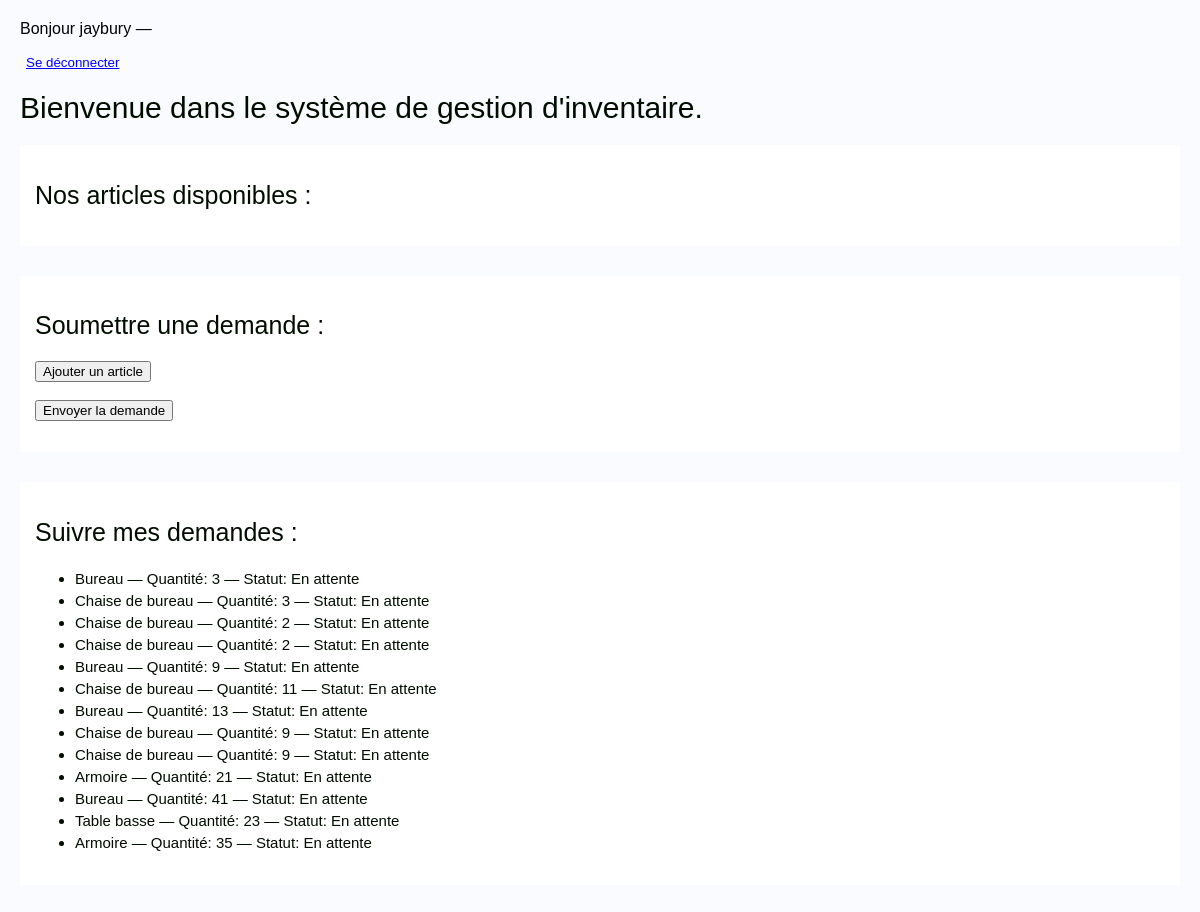
Before: /inventaire/ (signed in) with the older database file.
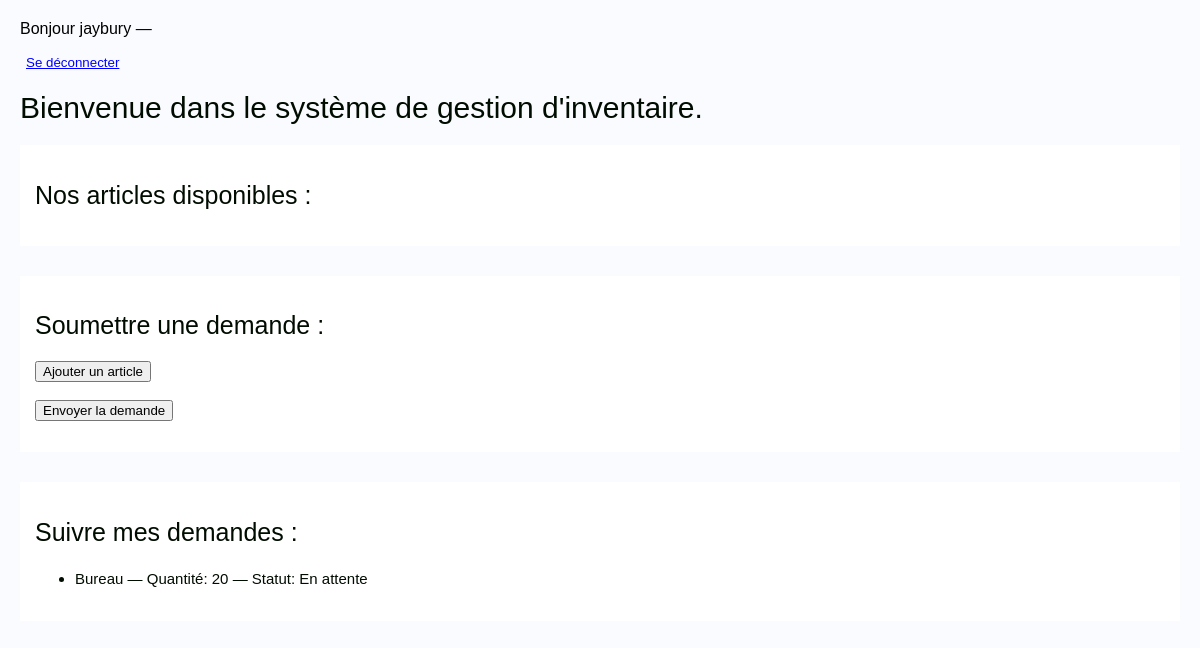
After: the same page with the newer database file.
### inventory/models.py (models this page shows, shortened)
class ProductRequest(models.Model):
    STATUS_CHOICES = [
        ('pending', 'En attente'),
        ('approved', 'Approuvée'),
        ('rejected', 'Refusée'),
    ]
    user = models.ForeignKey(User, on_delete=models.CASCADE, null=True, blank=True)
    product = models.ForeignKey(Product, on_delete=models.CASCADE)
    quantity_requested = models.PositiveIntegerField()
    status = models.CharField(max_length=10, choices=STATUS_CHOICES, default='pending')
    date_submitted = models.DateTimeField(auto_now_add=True)

class Product(models.Model):
    name = models.CharField(max_length=100) #Nom du produit
    description = models.TextField(blank=True) #Description du produit
    quantity = models.PositiveIntegerField() #Quantité
    price = models.DecimalField(max_digits=10, decimal_places=2) #Prix

### inventory/views.py (the view, shortened to what this page needs)
# urls.py: path('inventaire/', views.product_list, name='liste_produit'),
@login_required
def product_list(request):
    products = Product.objects.all()
    demandes = ProductRequest.objects.filter(user=request.user)
    return render(request, 'liste_produit.html', {
        'products': products,
        'demandes': demandes
    })

### inventory/templates/liste_produit.html (shortened to what this page needs)
{% load static %}
{% if user.is_authenticated %}
  <p>Bonjour {{ user.username }} —
    <form action="{% url 'logout' %}" method="post">
      <button type="submit" style="background:none; border:none; color:blue; text-decoration:underline; cursor:pointer;">
        Se déconnecter
      </button>
    </form>
  </p>
{% else %}
  <p><a href="{% url 'login' %}">Connexion</a></p>
{% endif %}
<!DOCTYPE html>
<html lang="fr">
    <head>
        <link rel="stylesheet" href="{% static 'inventory/css/style.css' %}">
    </head>
<body>
    <h1>Bienvenue dans le système de gestion d'inventaire.</h1>
     <section>
        <h2>Nos articles disponibles :</h2>
     </section>
      <section>
        <h2>Soumettre une demande :</h2>
        <form method="post" id="request-form">
            <button type="button" id="add-line">Ajouter un article</button>
            <br><br>
            <button type="submit">Envoyer la demande</button>
        </form>
      </section>
       <section>
        <h2>Suivre mes demandes :</h2>
        <ul>
            {% for demande in demandes %}
                <li>{{ demande.product.name }} — Quantité: {{ demande.quantity_requested }} — Statut: {{ demande.get_status_display }}</li>
            {% endfor %}
        </ul>
       </section>
</body>
</html>

### inventory/static/inventory/css/style.css (style rules this page uses)
body { font-family: OpenSans, sans-serif; margin: 20px; background-color: #f9fbfe; }
h1 { color: #010c00; font-family: OpenSans, sans-serif; font-size: 30px; font-weight: 400; }
h2 { color: #010c00; font-family: OpenSans, sans-serif; font-size: 25px; font-weight: 400; }
section { background: white; padding: 15px; margin-bottom: 30px; }
li { font-size: 15px; font-family: OpenSans, sans-serif; color: #010c00; line-height: 22px; font-weight: 400; }

Changed rows visible on the page:
removed ProductRequest: product.name "Bureau", quantity_requested "3", status "En attente"
removed ProductRequest: product.name "Chaise de bureau", quantity_requested "3", status "En attente"
removed ProductRequest: product.name "Chaise de bureau", quantity_requested "2", status "En attente"
removed ProductRequest: product.name "Chaise de bureau", quantity_requested "2", status "En attente"
removed ProductRequest: product.name "Bureau", quantity_requested "9", status "En attente"
removed ProductRequest: product.name "Chaise de bureau", quantity_requested "11", status "En attente"
removed ProductRequest: product.name "Bureau", quantity_requested "13", status "En attente"
removed ProductRequest: product.name "Chaise de bureau", quantity_requested "9", status "En attente"
removed ProductRequest: product.name "Chaise de bureau", quantity_requested "9", status "En attente"
removed ProductRequest: product.name "Armoire", quantity_requested "21", status "En attente"
removed ProductRequest: product.name "Bureau", quantity_requested "41", status "En attente"
removed ProductRequest: product.name "Table basse", quantity_requested "23", status "En attente"
removed ProductRequest: product.name "Armoire", quantity_requested "35", status "En attente"
added ProductRequest: product.name "Bureau", quantity_requested "20", status "En attente"
